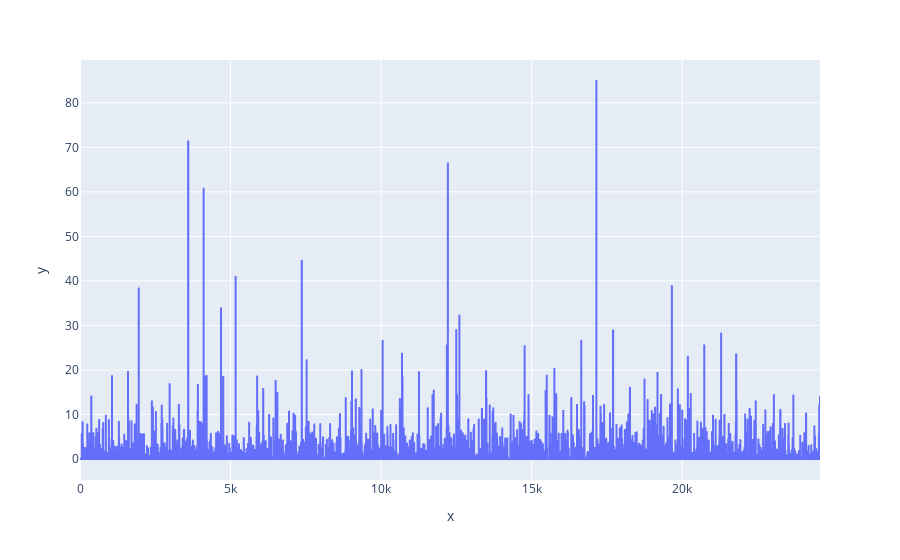

Source (notebook cell):
### Code cell
from utils import *
line(expanded_acts.sum(dim = 0).sum(dim=0))

### Figure 1 — Plotly figure (JSON) as saved in the notebook; plotly's stock layout.template omitted (floating-point values rounded to 4 significant figures; data arrays with more than 128 entries replaced by an {"elided": "..."} marker saying what was removed)
{"data": [{"hovertemplate": "x=%{x}<br>y=%{y}<extra></extra>", "legendgroup": "", "line": {"color": "#636efa", "dash": "solid"}, "marker": {"symbol": "circle"}, "mode": "lines", "name": "", "showlegend": false, "type": "scattergl", "x": {"elided": "24576 int values"}, "xaxis": "x", "y": {"elided": "24576 float values"}, "yaxis": "y"}], "layout": {"legend": {"tracegroupgap": 0}, "margin": {"t": 60}, "xaxis": {"anchor": "y", "domain": [0, 1], "title": {"text": "x"}}, "yaxis": {"anchor": "x", "domain": [0, 1], "title": {"text": "y"}}}}
